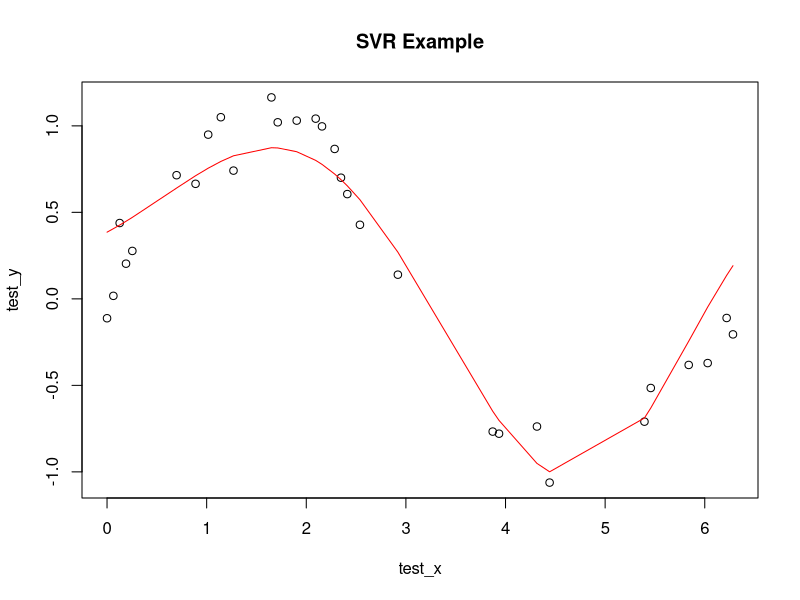

Generate this figure with R:
#Support Vector Regressor (SVR)
set.seed(123)

# generate example data
help("rnorm")
x <- seq(0, 2*pi, length.out=100)
y <- sin(x) + rnorm(100, sd=0.2)
train_index <- sample(1:100, 70)
train_x <- x[train_index]
train_y <- y[train_index]
test_x <- x[-train_index]
test_y <- y[-train_index]

# SVM
library(e1071)
help("svm")
# epsilon in the insensitive-loss function (default: 0.1)
# cost of constraints violation (default: 1)
svr_model <- svm(train_y ~ train_x, kernel = "radial", epsilon = 0.1, cost = 1)
# Here, we're using a radial kernel, setting epsilon to 0.1, and cost to 1.
# You can experiment with different values to see how they affect the model.
# we can use the trained model to make predictions on the test data:
predictions <- predict(svr_model, data.frame(train_x = test_x))
# plot the actual and predicted values:
plot(test_x, test_y, main = "SVR Example")
lines(test_x, predictions, col = "red")
